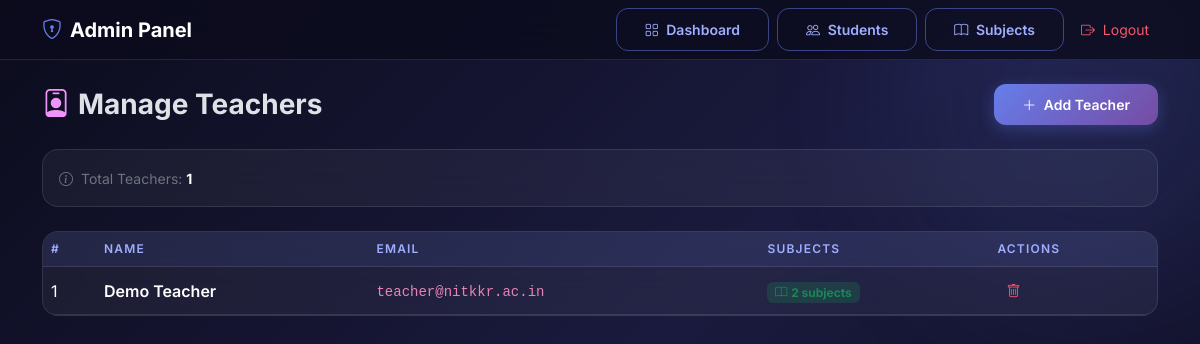
The app's page /admin/manage_teachers (signed in) with its own data.
### tables this page shows
CREATE TABLE teachers (
            teacher_id INTEGER PRIMARY KEY AUTOINCREMENT,
            name TEXT NOT NULL,
            email TEXT UNIQUE NOT NULL,
            password TEXT NOT NULL,
            created_at TIMESTAMP DEFAULT CURRENT_TIMESTAMP
        );

### app.py (the view, shortened to what this page needs)
@app.route('/admin/manage_teachers', methods=['GET', 'POST'])
def manage_teachers():
    if session.get('role') != 'admin': return redirect(url_for('login', role='admin'))
    teachers = execute_query("""
        SELECT t.*,
               (SELECT COUNT(*) FROM subjects WHERE teacher_id = t.teacher_id) as subject_count
        FROM teachers t
        ORDER BY t.name ASC
    """, fetchall=True)
    return render_template('admin/manage_teachers.html', teachers=teachers)

### database.py (called while the page is built)
def get_db_connection():
    try:
        conn = sqlite3.connect(DB_FILE)
        conn.row_factory = sqlite3.Row  # allows dict-like access
        conn.execute("PRAGMA foreign_keys = ON")
        return conn
    except Exception as err:
        print(f"Error connecting to database: {err}")
        return None

def _convert_query(query):
    return query.replace("%s", "?")

def execute_query(query, params=None, fetch=False, fetchall=False, commit=False):
    conn = get_db_connection()
    if not conn:
        return None
    query = _convert_query(query)
    cursor = conn.cursor()
    try:
        if params:
            cursor.execute(query, params)
        else:
            cursor.execute(query)
        result = None
        if fetch:
            row = cursor.fetchone()
            result = dict(row) if row else None
        elif fetchall:
            rows = cursor.fetchall()
            result = [dict(row) for row in rows]
        if commit:
            conn.commit()
        return result
    except Exception as err:
        print(f"Database error executing {query}: {err}")
        if commit:
            conn.rollback()
        return None
    finally:
        cursor.close()
        conn.close()

### templates/admin/manage_teachers.html (shortened to what this page needs)
{% extends "base.html" %}
{% block navbar %}
<nav class="navbar navbar-glass navbar-expand-lg py-2">
    <div class="container">
        <a class="navbar-brand fw-bold" href="{{ url_for('admin_dashboard') }}">
            <i class="bi bi-shield-lock me-2" style="color:#667eea;"></i>Admin Panel
        </a>
        <div class="d-flex align-items-center gap-2">
            <a href="{{ url_for('admin_dashboard') }}" class="btn btn-outline-glow btn-sm"><i class="bi bi-grid me-1"></i> Dashboard</a>
            <a href="{{ url_for('manage_students') }}" class="btn btn-outline-glow btn-sm"><i class="bi bi-people me-1"></i> Students</a>
            <a href="{{ url_for('manage_subjects') }}" class="btn btn-outline-glow btn-sm"><i class="bi bi-book me-1"></i> Subjects</a>
            <a href="{{ url_for('logout') }}" class="btn btn-sm" style="color:#f5576c;"><i class="bi bi-box-arrow-right me-1"></i> Logout</a>
        </div>
    </div>
</nav>
{% endblock %}
{% block content %}
<div class="d-flex align-items-center justify-content-between mb-4">
    <h3 class="fw-bold mb-0"><i class="bi bi-person-badge me-2" style="color:#f093fb;"></i>Manage Teachers</h3>
    <button class="btn btn-glow btn-sm" data-bs-toggle="modal" data-bs-target="#addTeacherModal">
        <i class="bi bi-plus-lg me-1"></i> Add Teacher
    </button>
</div>
<div class="glass-card p-3 mb-4">
    <span class="text-secondary small"><i class="bi bi-info-circle me-1"></i> Total Teachers: <strong class="text-white">{{ teachers|length }}</strong></span>
</div>
<div class="glass-card p-0 overflow-hidden">
    <table class="table table-glass table-hover mb-0">
        <thead>
            <tr><th>#</th><th>Name</th><th>Email</th><th>Subjects</th><th>Actions</th></tr>
        </thead>
        <tbody>
            {% for t in teachers %}
            <tr>
                <td>{{ loop.index }}</td>
                <td class="fw-semibold">{{ t.name }}</td>
                <td><code>{{ t.email }}</code></td>
                <td>
                    {% if t.subject_count > 0 %}
                        <span class="badge bg-success bg-opacity-25 text-success"><i class="bi bi-book me-1"></i>{{ t.subject_count }} subject{{ 's' if t.subject_count != 1 else '' }}</span>
                    {% else %}
                        <span class="badge bg-secondary bg-opacity-25 text-secondary">No subjects</span>
                    {% endif %}
                </td>
                <td>
                    <form method="POST" style="display:inline;">
                        <button type="submit" class="btn btn-sm" style="color:#f5576c;"
                                onclick="return confirm('Delete {{ t.name }}? Their assigned subjects will become unassigned.')">
                            <i class="bi bi-trash"></i>
                        </button>
                    </form>
                </td>
            </tr>
            {% else %}
            <tr><td colspan="5" class="text-center text-secondary py-4">No teachers found. Add one above.</td></tr>
            {% endfor %}
        </tbody>
    </table>
</div>
{% endblock %}

### templates/base.html (style rules this page uses)
:root { --gradient-primary: linear-gradient(135deg, #667eea 0%, #764ba2 100%); --gradient-accent: linear-gradient(135deg, #f093fb 0%, #f5576c 100%); --gradient-dark: linear-gradient(135deg, #0c0c1d 0%, #1a1a3e 50%, #0c0c1d 100%); --glass-bg: rgba(255, 255, 255, 0.05); --glass-border: rgba(255, 255, 255, 0.1); --glow-purple: rgba(102, 126, 234, 0.4); --glow-pink: rgba(240, 147, 251, 0.3); }
* { font-family: 'Inter', sans-serif; }
body { background: var(--gradient-dark); min-height: 100vh; overflow-x: hidden; }
body::before, body::after { content: ''; position: fixed; border-radius: 50%; filter: blur(80px); opacity: 0.3; z-index: 0; animation: float 8s ease-in-out infinite; }
body::before { width: 400px; height: 400px; background: var(--glow-purple); top: -100px; right: -100px; }
body::after { width: 350px; height: 350px; background: var(--glow-pink); bottom: -80px; left: -80px; animation-delay: 3s; }
.glass-card { background: var(--glass-bg); border: 1px solid var(--glass-border); border-radius: 16px; backdrop-filter: blur(20px); -webkit-backdrop-filter: blur(20px); transition: all 0.3s ease; }
.btn-glow { background: var(--gradient-primary); border: none; color: #fff; padding: 10px 28px; border-radius: 12px; font-weight: 600; transition: all 0.3s ease; box-shadow: 0 4px 15px rgba(102, 126, 234, 0.3); }
.btn-outline-glow { background: transparent; border: 1px solid rgba(102, 126, 234, 0.5); color: #a0aeff; padding: 10px 28px; border-radius: 12px; font-weight: 600; transition: all 0.3s ease; }
.navbar-glass { background: rgba(12, 12, 29, 0.8) !important; backdrop-filter: blur(20px); border-bottom: 1px solid var(--glass-border); }
.table-glass { --bs-table-bg: transparent; --bs-table-hover-bg: rgba(102, 126, 234, 0.1); border-color: var(--glass-border) !important; }
.table-glass th { background: rgba(102, 126, 234, 0.1); border-color: var(--glass-border); font-weight: 600; text-transform: uppercase; font-size: 0.75rem; letter-spacing: 0.1em; color: #a0aeff; }
.table-glass td { border-color: var(--glass-border); vertical-align: middle; }

### records on screen
teachers: name "Demo Teacher", email "teacher@nitkkr.ac.in", subject_count "2", subject_count "s"

### other values on screen
{{ teachers|length }} "1"
